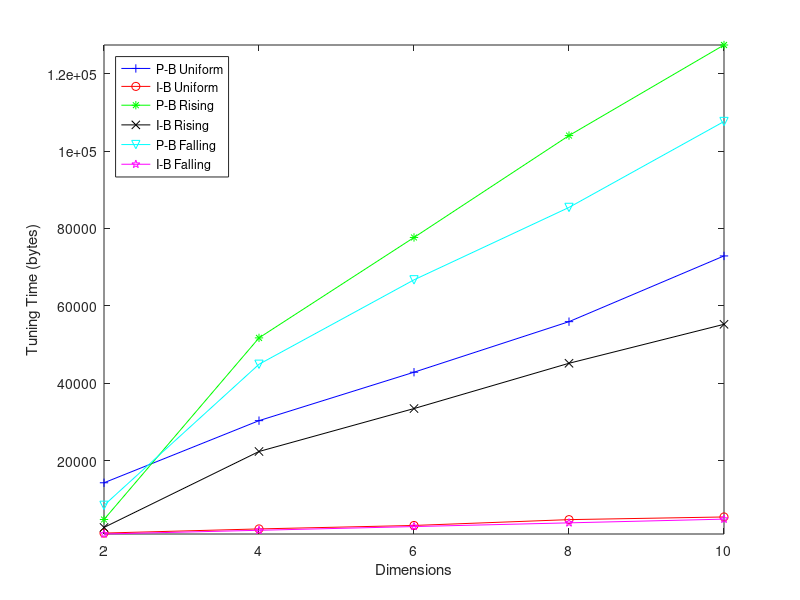

Write MATLAB code to recreate this figure.
x=[2 4 6 8 10]

%P-B uniform
y1=[
    14312 
    30356 
    42868 
    55924 
    72900 
]

%I-B uniform
y2=[
    1320 
    2392 
    3288 
    4792 
    5480 
]

%P-B rising
y3=[
    4828 
    51732 
    77668 
    103988 
    127380 
]

%I-B rising
y4=[
    2776 
    22392 
    33480 
    45176 
    55240 
]

%P-B falling
y5=[
    8484 
    44916 
    66724 
    85428 
    107620 
]

%I-B falling
y6=[
    1080 
    2040 
    3000 
    3960 
    4920 
]

plot(x, y1, 'b-+', x, y2, 'r-o', x, y3, 'g-*', x, y4, 'k-x', x, y5, 'c-v', x, y6, 'm-p');
ylabel('Tuning Time (bytes)');
xlabel('Dimensions');
legend('P-B Uniform', 'I-B Uniform', 'P-B Rising', 'I-B Rising', 'P-B Falling', 'I-B Falling', 'location', 'NorthWest');
axis tight
set(gca, 'XTick', x)
%title('Execution Time vs Image Size');
%print -deps execution_time.eps